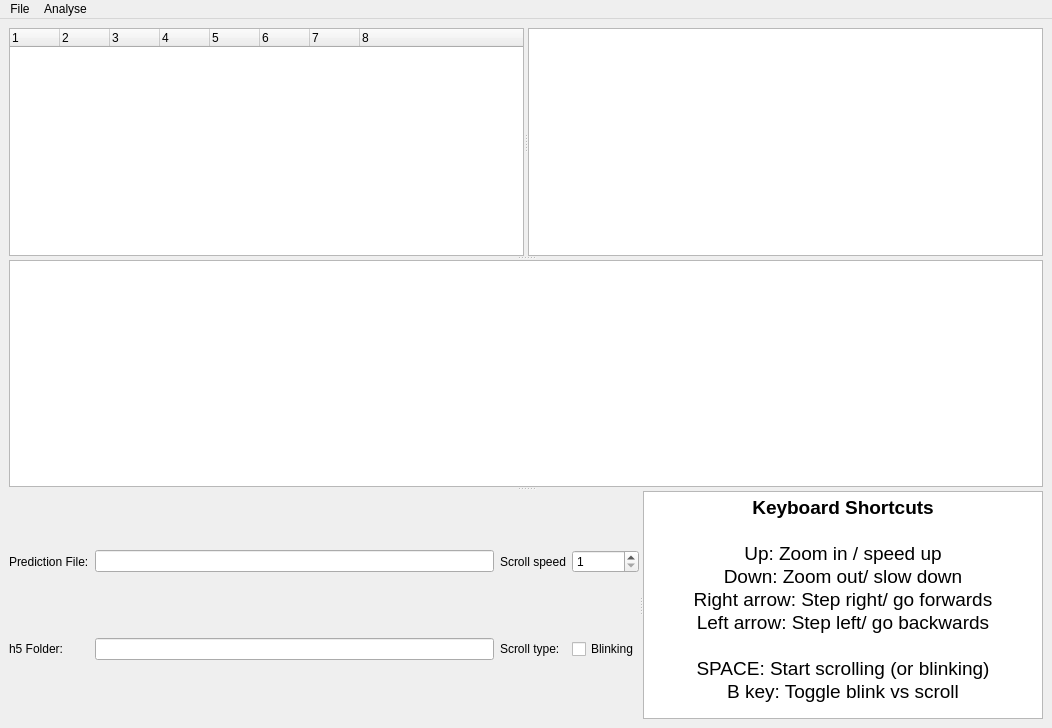
<?xml version="1.0" encoding="UTF-8"?>
<ui version="4.0">
 <class>MainWindow</class>
 <widget class="QMainWindow" name="MainWindow">
  <property name="geometry">
   <rect>
    <x>0</x>
    <y>0</y>
    <width>1052</width>
    <height>728</height>
   </rect>
  </property>
  <property name="windowTitle">
   <string>MainWindow</string>
  </property>
  <widget class="QWidget" name="centralwidget">
   <layout class="QVBoxLayout" name="verticalLayout_2">
    <item>
     <widget class="QSplitter" name="full_splitter">
      <property name="orientation">
       <enum>Qt::Vertical</enum>
      </property>
      <widget class="QSplitter" name="top_splitter">
       <property name="orientation">
        <enum>Qt::Horizontal</enum>
       </property>
       <widget class="QTreeWidget" name="treeWidget">
        <property name="enabled">
         <bool>true</bool>
        </property>
        <property name="sizePolicy">
         <sizepolicy hsizetype="Expanding" vsizetype="Expanding">
          <horstretch>0</horstretch>
          <verstretch>0</verstretch>
         </sizepolicy>
        </property>
        <property name="baseSize">
         <size>
          <width>200</width>
          <height>300</height>
         </size>
        </property>
        <property name="font">
         <font>
          <family>Helvetica Neue</family>
         </font>
        </property>
        <property name="autoExpandDelay">
         <number>-1</number>
        </property>
        <property name="columnCount">
         <number>8</number>
        </property>
        <attribute name="headerDefaultSectionSize">
         <number>50</number>
        </attribute>
        <attribute name="headerMinimumSectionSize">
         <number>5</number>
        </attribute>
        <column>
         <property name="text">
          <string notr="true">1</string>
         </property>
         <property name="font">
          <font>
           <family>Helvetica Neue</family>
          </font>
         </property>
        </column>
        <column>
         <property name="text">
          <string notr="true">2</string>
         </property>
         <property name="font">
          <font>
           <family>Helvetica Neue</family>
          </font>
         </property>
        </column>
        <column>
         <property name="text">
          <string notr="true">3</string>
         </property>
         <property name="font">
          <font>
           <family>Helvetica Neue</family>
          </font>
         </property>
        </column>
        <column>
         <property name="text">
          <string notr="true">4</string>
         </property>
         <property name="font">
          <font>
           <family>Helvetica Neue</family>
          </font>
         </property>
        </column>
        <column>
         <property name="text">
          <string notr="true">5</string>
         </property>
        </column>
        <column>
         <property name="text">
          <string notr="true">6</string>
         </property>
        </column>
        <column>
         <property name="text">
          <string notr="true">7</string>
         </property>
        </column>
        <column>
         <property name="text">
          <string notr="true">8</string>
         </property>
        </column>
       </widget>
       <widget class="GraphicsLayoutWidget" name="GraphicsLayoutWidget">
        <property name="enabled">
         <bool>true</bool>
        </property>
        <property name="minimumSize">
         <size>
          <width>0</width>
          <height>0</height>
         </size>
        </property>
        <property name="baseSize">
         <size>
          <width>700</width>
          <height>300</height>
         </size>
        </property>
       </widget>
      </widget>
      <widget class="GraphicsLayoutWidget" name="overview_plot">
       <property name="minimumSize">
        <size>
         <width>0</width>
         <height>0</height>
        </size>
       </property>
       <property name="baseSize">
        <size>
         <width>912</width>
         <height>200</height>
        </size>
       </property>
      </widget>
      <widget class="QSplitter" name="bottom_splitter">
       <property name="orientation">
        <enum>Qt::Horizontal</enum>
       </property>
       <widget class="QWidget" name="layoutWidget">
        <layout class="QGridLayout" name="gridLayout_3">
         <item row="1" column="1">
          <widget class="QLineEdit" name="h5_folder_display">
           <property name="minimumSize">
            <size>
             <width>0</width>
             <height>0</height>
            </size>
           </property>
           <property name="maximumSize">
            <size>
             <width>16777215</width>
             <height>100</height>
            </size>
           </property>
           <property name="dragEnabled">
            <bool>true</bool>
           </property>
           <property name="readOnly">
            <bool>true</bool>
           </property>
           <property name="cursorMoveStyle">
            <enum>Qt::VisualMoveStyle</enum>
           </property>
          </widget>
         </item>
         <item row="1" column="3">
          <widget class="QCheckBox" name="blink_box">
           <property name="text">
            <string>Blinking</string>
           </property>
          </widget>
         </item>
         <item row="1" column="2">
          <widget class="QLabel" name="label_2">
           <property name="text">
            <string>Scroll type:</string>
           </property>
          </widget>
         </item>
         <item row="0" column="3">
          <widget class="QSpinBox" name="scroll_speed_box">
           <property name="maximumSize">
            <size>
             <width>100</width>
             <height>16777215</height>
            </size>
           </property>
           <property name="minimum">
            <number>1</number>
           </property>
          </widget>
         </item>
         <item row="0" column="2">
          <widget class="QLabel" name="label">
           <property name="text">
            <string>Scroll speed</string>
           </property>
          </widget>
         </item>
         <item row="0" column="1">
          <widget class="QLineEdit" name="predictions_file_display">
           <property name="minimumSize">
            <size>
             <width>0</width>
             <height>0</height>
            </size>
           </property>
           <property name="maximumSize">
            <size>
             <width>16777215</width>
             <height>16777215</height>
            </size>
           </property>
          </widget>
         </item>
         <item row="0" column="0">
          <widget class="QLabel" name="label_3">
           <property name="text">
            <string>Prediction File:</string>
           </property>
          </widget>
         </item>
         <item row="1" column="0">
          <widget class="QLabel" name="label_4">
           <property name="text">
            <string>h5 Folder:</string>
           </property>
          </widget>
         </item>
        </layout>
       </widget>
       <widget class="QTextBrowser" name="textBrowser">
        <property name="maximumSize">
         <size>
          <width>400</width>
          <height>16777215</height>
         </size>
        </property>
        <property name="html">
         <string>&lt;!DOCTYPE HTML PUBLIC &quot;-//W3C//DTD HTML 4.0//EN&quot; &quot;http://www.w3.org/TR/REC-html40/strict.dtd&quot;&gt;
&lt;html&gt;&lt;head&gt;&lt;meta name=&quot;qrichtext&quot; content=&quot;1&quot; /&gt;&lt;style type=&quot;text/css&quot;&gt;
p, li { white-space: pre-wrap; }
&lt;/style&gt;&lt;/head&gt;&lt;body style=&quot; font-family:'.SF NS Text'; font-size:13pt; font-weight:400; font-style:normal;&quot;&gt;
&lt;p align=&quot;center&quot; style=&quot; margin-top:0px; margin-bottom:0px; margin-left:0px; margin-right:0px; -qt-block-indent:0; text-indent:0px;&quot;&gt;&lt;span style=&quot; font-family:'.Helvetica Neue DeskInterface'; font-size:14pt; font-weight:600;&quot;&gt;Keyboard Shortcuts&lt;/span&gt;&lt;/p&gt;
&lt;p align=&quot;center&quot; style=&quot;-qt-paragraph-type:empty; margin-top:0px; margin-bottom:0px; margin-left:0px; margin-right:0px; -qt-block-indent:0; text-indent:0px; font-family:'.Helvetica Neue DeskInterface'; font-size:14pt; font-weight:600;&quot;&gt;&lt;br /&gt;&lt;/p&gt;
&lt;p align=&quot;center&quot; style=&quot; margin-top:0px; margin-bottom:0px; margin-left:0px; margin-right:0px; -qt-block-indent:0; text-indent:0px;&quot;&gt;&lt;span style=&quot; font-family:'.Helvetica Neue DeskInterface'; font-size:14pt;&quot;&gt;Up: Zoom in / speed up&lt;/span&gt;&lt;/p&gt;
&lt;p align=&quot;center&quot; style=&quot; margin-top:0px; margin-bottom:0px; margin-left:0px; margin-right:0px; -qt-block-indent:0; text-indent:0px;&quot;&gt;&lt;span style=&quot; font-family:'.Helvetica Neue DeskInterface'; font-size:14pt;&quot;&gt;Down: Zoom out/ slow down&lt;/span&gt;&lt;/p&gt;
&lt;p align=&quot;center&quot; style=&quot; margin-top:0px; margin-bottom:0px; margin-left:0px; margin-right:0px; -qt-block-indent:0; text-indent:0px;&quot;&gt;&lt;span style=&quot; font-family:'.Helvetica Neue DeskInterface'; font-size:14pt;&quot;&gt;Right arrow: Step right/ go forwards&lt;/span&gt;&lt;/p&gt;
&lt;p align=&quot;center&quot; style=&quot; margin-top:0px; margin-bottom:0px; margin-left:0px; margin-right:0px; -qt-block-indent:0; text-indent:0px;&quot;&gt;&lt;span style=&quot; font-family:'.Helvetica Neue DeskInterface'; font-size:14pt;&quot;&gt;Left arrow: Step left/ go backwards&lt;/span&gt;&lt;/p&gt;
&lt;p align=&quot;center&quot; style=&quot;-qt-paragraph-type:empty; margin-top:0px; margin-bottom:0px; margin-left:0px; margin-right:0px; -qt-block-indent:0; text-indent:0px; font-family:'.Helvetica Neue DeskInterface'; font-size:14pt;&quot;&gt;&lt;br /&gt;&lt;/p&gt;
&lt;p align=&quot;center&quot; style=&quot; margin-top:0px; margin-bottom:0px; margin-left:0px; margin-right:0px; -qt-block-indent:0; text-indent:0px;&quot;&gt;&lt;span style=&quot; font-family:'.Helvetica Neue DeskInterface'; font-size:14pt;&quot;&gt;SPACE: Start scrolling (or blinking)&lt;/span&gt;&lt;/p&gt;
&lt;p align=&quot;center&quot; style=&quot; margin-top:0px; margin-bottom:0px; margin-left:0px; margin-right:0px; -qt-block-indent:0; text-indent:0px;&quot;&gt;&lt;span style=&quot; font-family:'.Helvetica Neue DeskInterface'; font-size:14pt;&quot;&gt;B key: Toggle blink vs scroll&lt;/span&gt;&lt;/p&gt;&lt;/body&gt;&lt;/html&gt;</string>
        </property>
       </widget>
      </widget>
     </widget>
    </item>
   </layout>
  </widget>
  <widget class="QMenuBar" name="menuBar">
   <property name="geometry">
    <rect>
     <x>0</x>
     <y>0</y>
     <width>1052</width>
     <height>22</height>
    </rect>
   </property>
   <widget class="QMenu" name="menuFile">
    <property name="title">
     <string>File</string>
    </property>
    <addaction name="actionLoad_Library"/>
    <addaction name="actionLoad_Predictions"/>
    <addaction name="actionLoad_h5_folder"/>
    <addaction name="separator"/>
    <addaction name="actionSave_annotations"/>
    <addaction name="actionSet_default_folder"/>
   </widget>
   <widget class="QMenu" name="menuAnalyse">
    <property name="title">
     <string>Analyse</string>
    </property>
    <addaction name="actionConvert_ndf_to_h5"/>
    <addaction name="separator"/>
    <addaction name="actionAdd_features_to_h5_folder"/>
    <addaction name="separator"/>
    <addaction name="actionLibrary_logistics"/>
    <addaction name="separator"/>
    <addaction name="actionClassifier_components"/>
   </widget>
   <addaction name="menuFile"/>
   <addaction name="menuAnalyse"/>
  </widget>
  <action name="actionSave_annotations">
   <property name="text">
    <string>Save annotations</string>
   </property>
  </action>
  <action name="actionLoad_Library">
   <property name="text">
    <string>Load Library</string>
   </property>
  </action>
  <action name="actionLoad_Predictions">
   <property name="text">
    <string>Load Predictions</string>
   </property>
  </action>
  <action name="actionLoad_h5_folder">
   <property name="text">
    <string>Load h5 folder</string>
   </property>
  </action>
  <action name="actionConvert_dir_to_h5">
   <property name="text">
    <string>Convert dir to h5</string>
   </property>
  </action>
  <action name="actionConvert_ndf_to_h5">
   <property name="text">
    <string>Convert ndf folder to h5</string>
   </property>
  </action>
  <action name="actionLibrary_logistics">
   <property name="text">
    <string>Library logistics</string>
   </property>
  </action>
  <action name="actionAdd_to_library">
   <property name="text">
    <string>Add to library</string>
   </property>
  </action>
  <action name="actionAdd_labels_to_library">
   <property name="text">
    <string>Add labels to library</string>
   </property>
  </action>
  <action name="actionAdd_features_to_library">
   <property name="text">
    <string>Add features to library</string>
   </property>
  </action>
  <action name="actionClassifier_components">
   <property name="text">
    <string>Classifier components</string>
   </property>
  </action>
  <action name="actionRun_classifer_on_h5_dir">
   <property name="text">
    <string>Run classifer on h5 dir</string>
   </property>
  </action>
  <action name="actionRun_classifer_on_ndf_dir">
   <property name="text">
    <string>Run classifer on ndf dir</string>
   </property>
  </action>
  <action name="actionSet_default_folder">
   <property name="text">
    <string>Set default folder</string>
   </property>
  </action>
  <action name="actionAdd_features_to_h5_folder">
   <property name="text">
    <string>Add features to h5 folder</string>
   </property>
  </action>
 </widget>
 <customwidgets>
  <customwidget>
   <class>GraphicsLayoutWidget</class>
   <extends>QGraphicsView</extends>
   <header>pyqtgraph</header>
  </customwidget>
 </customwidgets>
 <resources/>
 <connections/>
</ui>
